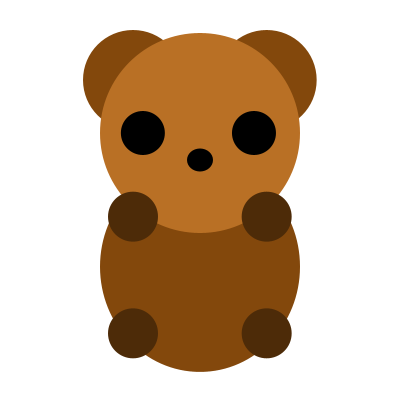
Frame 1 (no input)
Frame 60 (the mouse pressed at the canvas centre just before this capture): identical to frame 1, image omitted
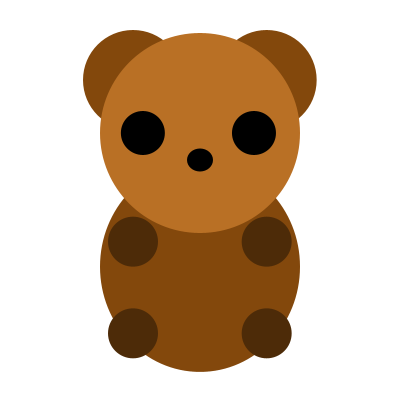
Frame 120 (the mouse held since frame 60 and released just before this capture)

The Processing sketch that drew these frames (run headless with seeded random() and noise(); from frame 60 on, the mouse is pressed at the canvas centre):

// Processing sketch: processing_104868
// ── processing_104868.pde

//Random function does not work on site
int w = (int) random(100,500);
float armY;


void setup(){
  size(400,400);
  smooth();
  
}

void draw(){
  background(255);
  armY = map(mouseY,0,height,width/8,0);
  
  noStroke();
  fill(131,72,12);
  //ear LHS
  ellipse(width/3, height/5, width/4, width/4);
  //ear RHS
  ellipse(width/1.5,height/5,width/4,width/4);
  //body
  fill(131,72,12);
  ellipse(width/2, height/1.5, width/2, height/1.9);
  //head
  fill(185,112,37);
  ellipse(width/2,height/3,width/2,height/2);
  //LHS eye
  fill(0);
  ellipse(width/2.8,height/3,width/9,height/9);
  //RHS eye
  ellipse(width/2.8+(width/2-width/4.5),height/3,width/9,height/9);
  //nose
  ellipse(width/2, height/2.5, width/15, height/17);
  //mouth
  //ellipse(width/2, height/2, width/6, width/14);
  //hands
  fill(77,43,8);
  ellipse(width/3, (height/1.5-armY), width/8, width/8);
  //hands
  ellipse(width/1.5, (height/1.5-armY), width/8, width/8);
  //feet
  ellipse(width/3, height/1.2, width/8, width/8);
  //feet
  ellipse(width/1.5, height/1.2, width/8, width/8);
  
  
}
